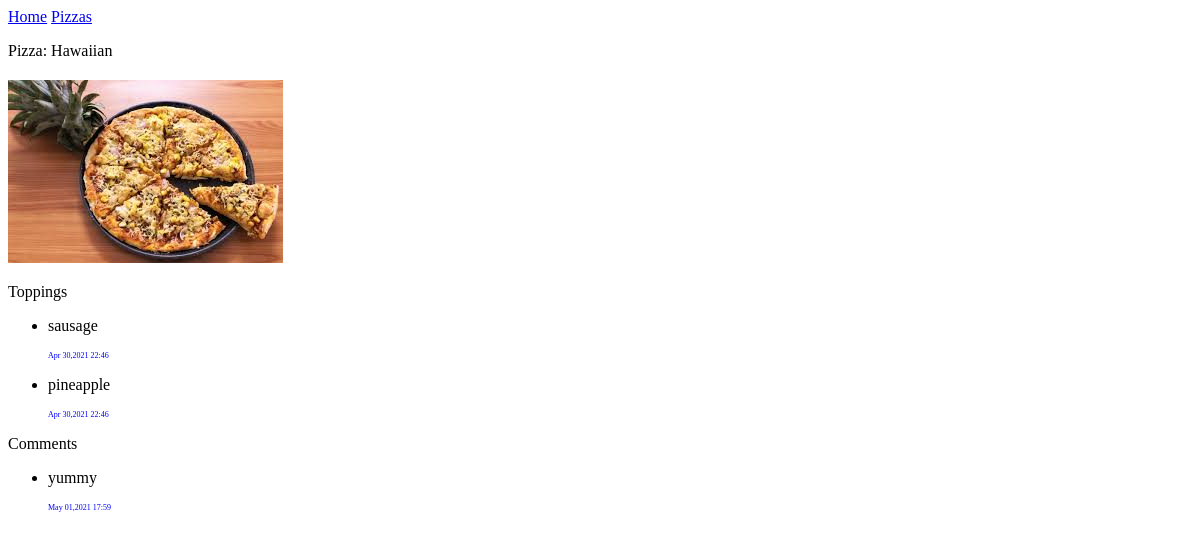
The page /pizzas/1/ on the database as committed earlier.
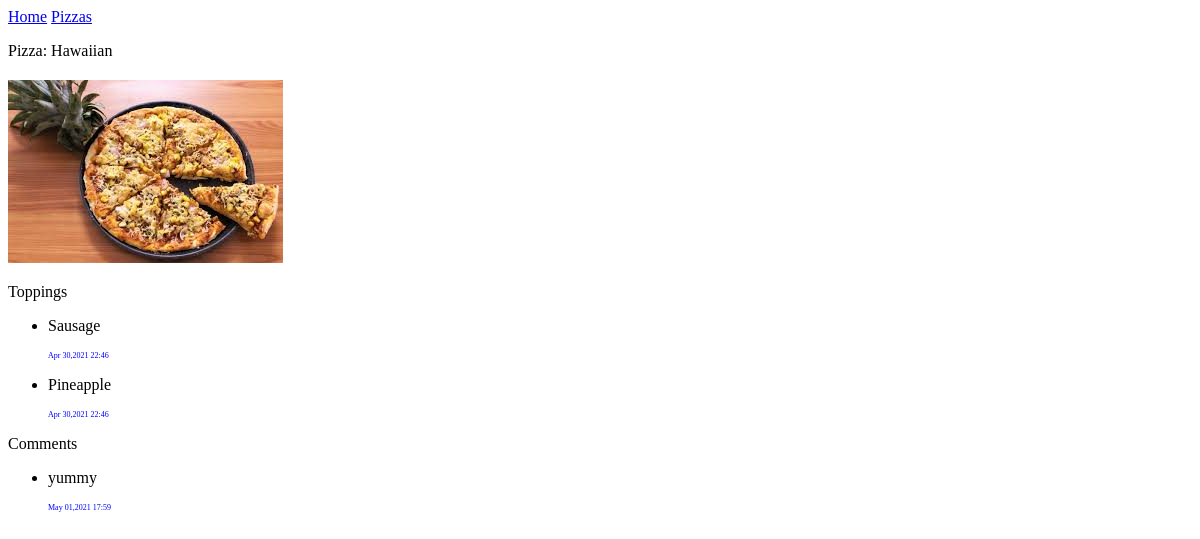
The same page on the database as committed later.
### pizzas/models.py (models this page shows, shortened)
class Pizza(models.Model):
    name = models.CharField(max_length=200)
    date_added = models.DateTimeField(auto_now_add=True)
    image = models.ImageField(upload_to='images',blank=True) # getdate
    def __str__(self): #Return String Representation of the Model
        return self.name

class Topping(models.Model):
    pizza = models.ForeignKey(Pizza, on_delete = models.CASCADE)
    name = models.TextField()
    date_added = models.DateTimeField(auto_now_add=True)
    class Meta: #holds extra info for managing a model and set special attributes
        verbose_name_plural = 'toppings'

class Comment(models.Model):
    pizza = models.ForeignKey(Pizza, on_delete = models.CASCADE)
    text = models.TextField()
    date_added = models.DateTimeField(auto_now_add=True)
    class Meta:
        verbose_name_plural = 'comments'

### pizzas/views.py (the view)
def pizza(request, pizza_id):
    pizza = Pizza.objects.get(id = pizza_id)
    toppings=pizza.topping_set.order_by('-date_added')
    comments=pizza.comment_set.order_by('-date_added')
    context={'pizza':pizza, 'toppings':toppings,'comments':comments }
    return render(request, 'pizzas/pizza.html',context)

### pizzas/templates/pizzas/pizza.html
{% extends "pizzas/base.html" %}
{% block content %}
<p>Pizza: {{ pizza }}</p>
<h2><img src="{{pizza.image.url}}" class="img-thumbnail" style="max-height:250px;" alt=""></h2>
<div>Toppings</div>
<ul>
    {% for topping in toppings %}
    <li>
        <p>{{topping.name|linebreaks}}</p>
        <p style="color:blue;font-size:8px;">{{topping.date_added|date:'M d,Y H:i'}}</p>
    </li>
    {% empty %}
    <li>No toppings for this pizza </li>
    {% endfor %}
</ul>
<div>Comments</div>
<ul>
    {% for comment in comments %}
    <li>
        <p>{{ comment.text }}</p>
        <p style="color:blue;font-size:8px;">{{comment.date_added|date:'M d,Y H:i'}}</p>
    </li>
    {% empty %}
    <li>No Comments for this pizza </li>
    {% endfor %}
</ul>
{% endblock content %}

### pizzas/templates/pizzas/base.html
<p>
    <a href="{% url 'pizzas:index' %}">Home</a>
    <a href="{% url 'pizzas:pizzas' %}">Pizzas</a>
</p>
{% block content %}
{% endblock content %}

Rows that differ between the two databases and show on the page:
changed Topping: name "sausage" → "Sausage"
changed Topping: name "pineapple" → "Pineapple"
